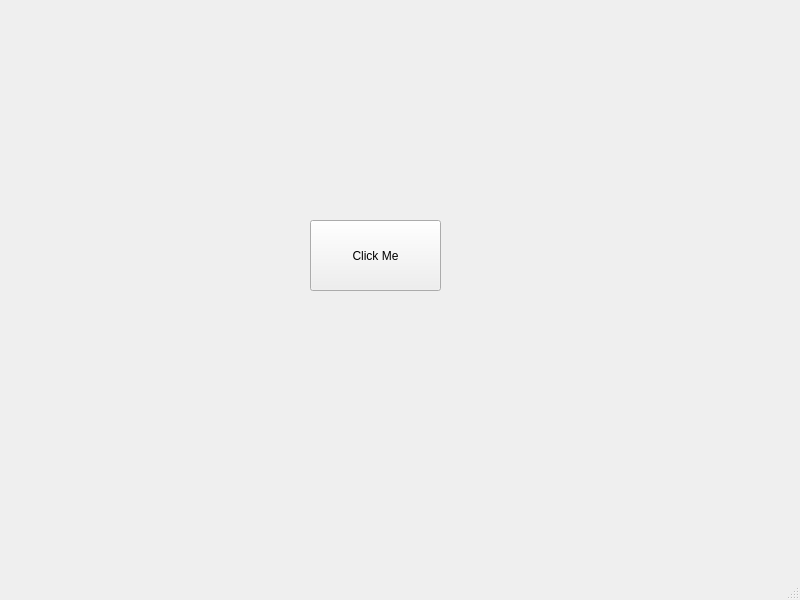
<?xml version="1.0" encoding="UTF-8"?>
<ui version="4.0">
 <class>MainWindow</class>
 <widget class="QMainWindow" name="MainWindow">
  <property name="geometry">
   <rect>
    <x>0</x>
    <y>0</y>
    <width>800</width>
    <height>600</height>
   </rect>
  </property>
  <property name="windowTitle">
   <string>MainWindow</string>
  </property>
  <widget class="QWidget" name="centralwidget">
   <widget class="QPushButton" name="btnGreeting">
    <property name="geometry">
     <rect>
      <x>310</x>
      <y>220</y>
      <width>131</width>
      <height>71</height>
     </rect>
    </property>
    <property name="font">
     <font>
      <family>Segoe UI</family>
      <pointsize>9</pointsize>
     </font>
    </property>
    <property name="text">
     <string>Click Me</string>
    </property>
   </widget>
  </widget>
  <widget class="QMenuBar" name="menubar">
   <property name="geometry">
    <rect>
     <x>0</x>
     <y>0</y>
     <width>800</width>
     <height>21</height>
    </rect>
   </property>
  </widget>
  <widget class="QStatusBar" name="statusbar"/>
 </widget>
 <resources/>
 <connections/>
</ui>
